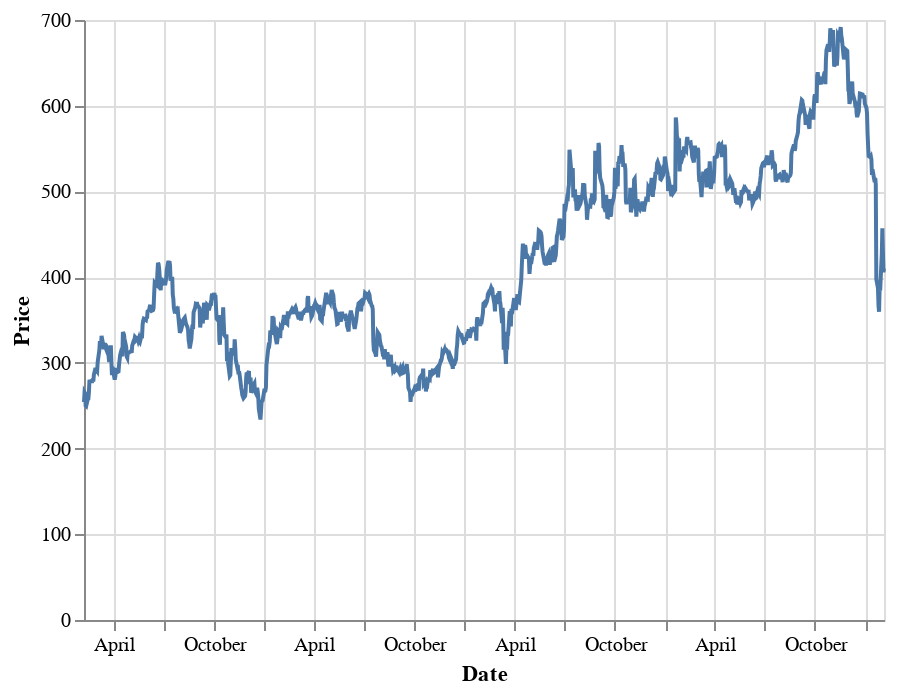

The cell this chart's notebook holds for it:
### Markdown cell above
I'm going to start off making a graph of all data points from February 2018 to February 2022, so that we can see the overarching trend of Netflix's stock price.

### Code cell
all_data = alt.Chart(df).mark_line().encode(
    x =alt.X("Date:T", title="Date"),
    y =alt.Y("Close:Q", title = "Price"),
    tooltip=["Date","Close"]
)
all_data

### Figure 1 — Vega-Lite specification as saved in the notebook (floating-point values rounded to 4 significant figures; data arrays with more than 128 entries replaced by an {"elided": "..."} marker saying what was removed)
{"config": {"view": {"continuousWidth": 400, "continuousHeight": 300}}, "data": {"name": "data-e236d475f39560f2d63661bb45abf03f"}, "mark": "line", "encoding": {"tooltip": [{"field": "Date", "type": "temporal"}, {"field": "Close", "type": "quantitative"}], "x": {"field": "Date", "title": "Date", "type": "temporal"}, "y": {"field": "Close", "title": "Price", "type": "quantitative"}}, "$schema": "https://vega.github.io/schema/vega-lite/v4.17.0.json", "datasets": {"data-e236d475f39560f2d63661bb45abf03f": {"elided": "1009 records"}}}
